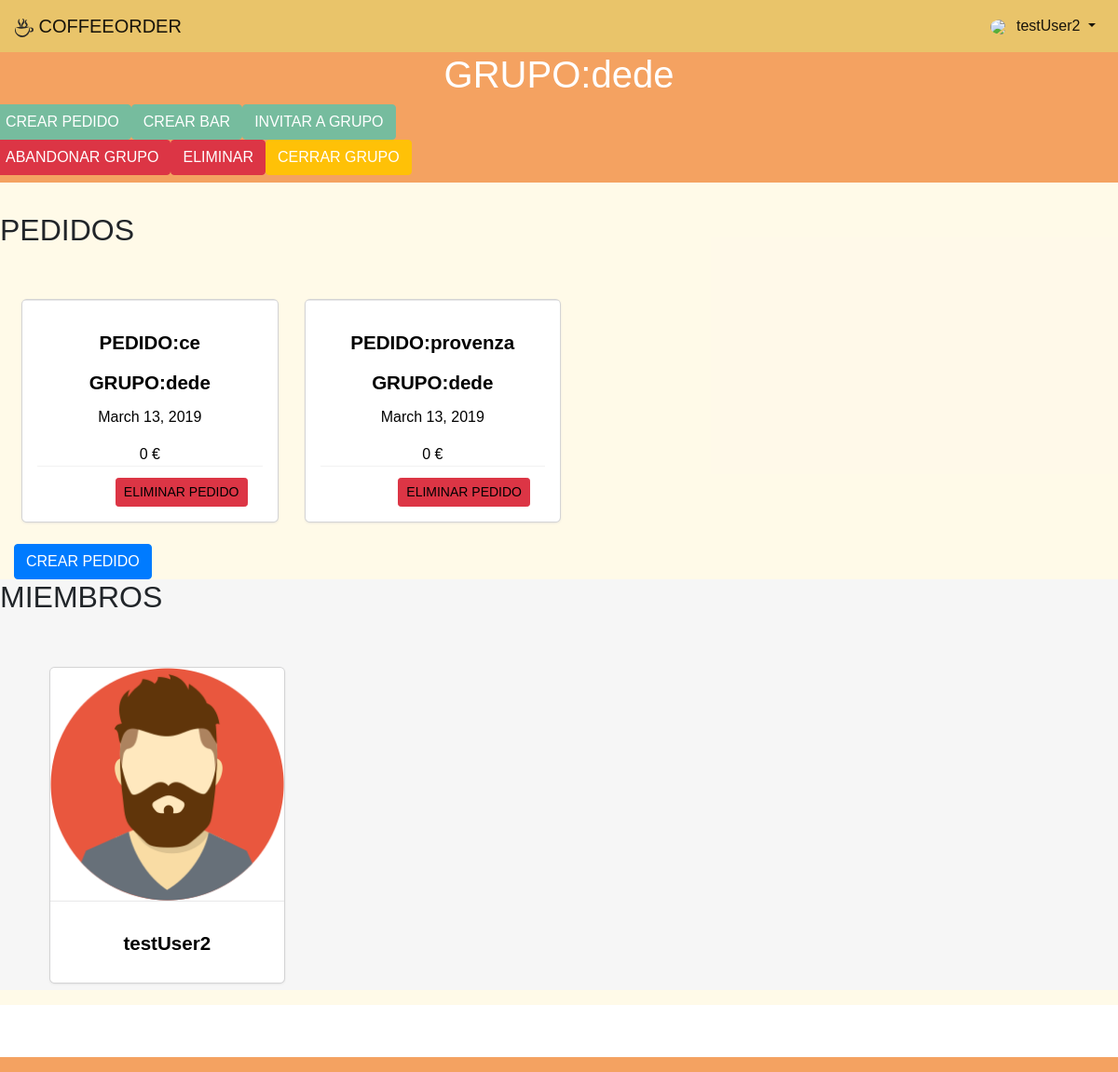
Before: /account_app/group/2 (signed in) with the older database file.
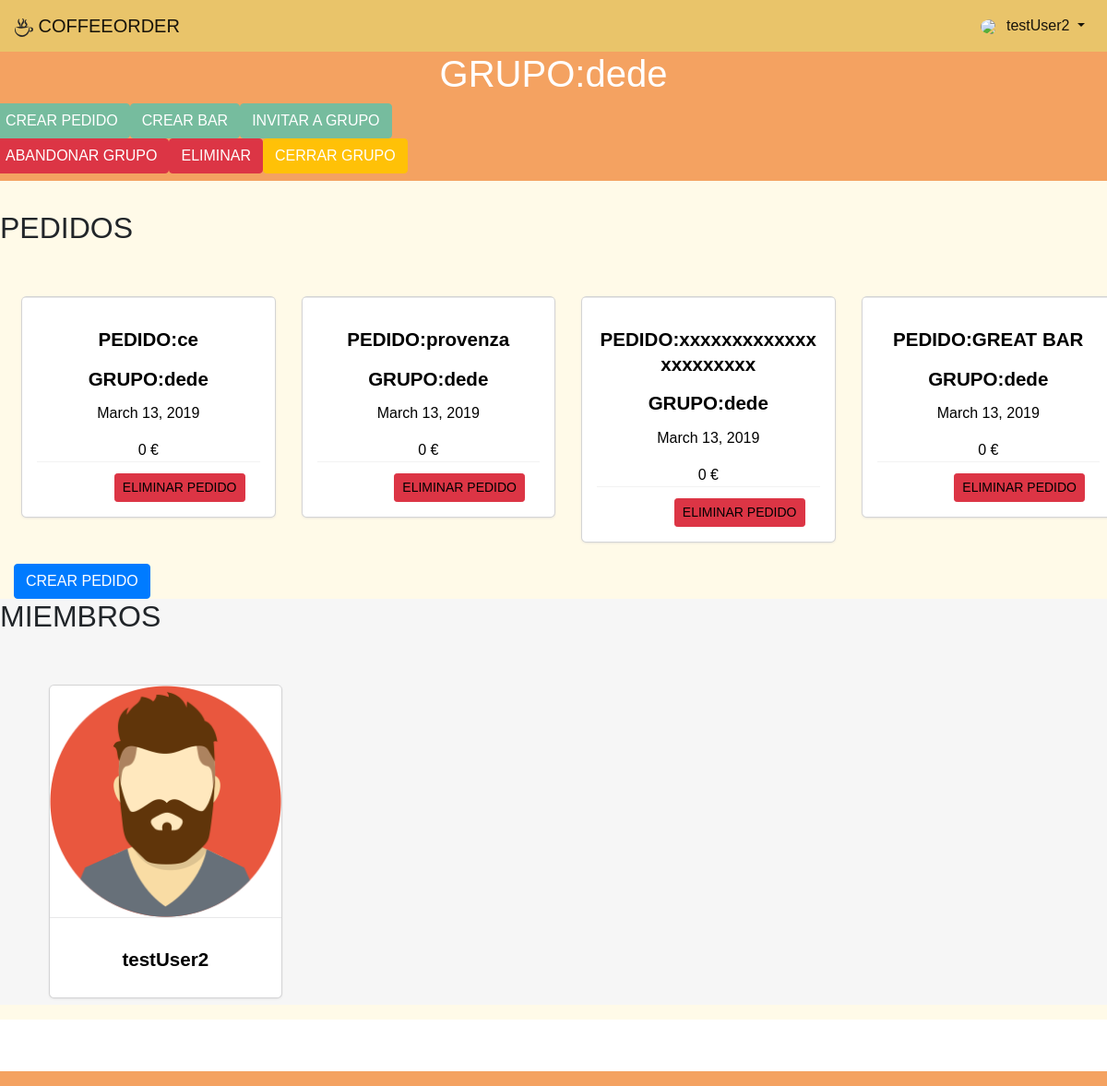
After: the same page with the newer database file.
### coffeeorder_app/model/orderlist.py (models this page shows)
class OrderList(models.Model):
    class Meta:
        pass
    created = models.DateField(blank=True)
    expiration = models.DateField(blank=True)
    total_prize = models.IntegerField(default=0)
    order_bar = models.ForeignKey(Bar, related_name='Bar', on_delete=models.PROTECT)
    order_group = models.ForeignKey(UserGroup, related_name='UserGroup', on_delete=models.PROTECT)

### coffeeorder_app/model/bar.py (models this page shows, shortened)
class Bar(models.Model):
    class Meta:
        pass
    bar_name = models.CharField(max_length=100)
    bar_description = models.TextField(max_length=500, null=True, blank=True)
    bar_color = models.CharField(max_length=100, default="yellow")
    bar_official = models.BooleanField(default=False)

### account_app/models.py (models this page shows, shortened)
class UserGroup(models.Model):
    group_name = models.CharField(max_length=100, unique=True)
    group_description = models.TextField(max_length=220, blank=True)
    max_members = models.IntegerField(default=15)
    group_color = models.CharField(max_length=100, default="white")
    group_code = models.CharField(max_length=100)
    closed = models.BooleanField(default=False)
    group_admin = models.ManyToManyField(User, related_name='groupAdmin')
    group_members = models.ManyToManyField(User, related_name='groupMembers')
    group_bar = models.ManyToManyField(Bar, related_name='group_bar')

class UserProfileInfo(models.Model):
    user = models.OneToOneField(User, on_delete=models.CASCADE, related_name="userInfo")
    profile_pic = models.CharField(choices=PROFILE_PIC_CHOICES, default='256_0.png', max_length=100)
    language = models.CharField(max_length=10,
                                choices=settings.LANGUAGES,
                                default=settings.LANGUAGE_CODE)

### account_app/views.py (the view)
# urls.py: path('group/<int:group_id>', views.get_group_page, name='get_group_page'),
@login_required
def get_group_page(request, group_id):
    group = UserGroup.objects.get(id=group_id)
    members = {}
    for g in group.group_members.all():
        user = User.objects.get(id=g.id)
        pic = UserProfileInfo.objects.get(user=user)
        members[g.id]= {
            'username' : g.username,
            'name' : g.first_name,
            'profile_pic': pic.profile_pic,
        }
        order_list = OrderList.objects.filter(order_group=group)
    if group.group_members.filter(pk=request.user.pk).exists():
        if is_admin(group_id, request.user.id):
            admin = True
        else:
            print('NO ES ADMIN...')
            admin = False
        return render(request, '{}/groupView.html'.format(app_name),{
            'group': group,
            'members': members,
            'admin': admin,
            'order_list':order_list,
        })
    else:
        return render(request, '{}/groupView.html'.format(app_name), )

### account_app/views.py (called while the page is built)
def is_admin(group_id,user_id):
    group = UserGroup.objects.get(id=group_id)
    if group.group_admin.filter(pk=user_id).exists():
        return True
    else:
        return False

### account_app/templates/account_app/groupView.html (shortened to what the changed rows need)
{% extends "base.html" %}
{% load staticfiles %}
{% block head_css_page %}
    <link href="{% static 'css/login.css' %}" rel="stylesheet" media="screen">
{% endblock head_css_page %}
{% block content %}
    <div class="jumbotron text-center">
        {% if user.is_authenticated and group %}
            <div class="row">
                <h1 class="mx-auto">GRUPO:{{ group.group_name|default:' ' }}</h1>
            </div>
        {% else %}
            <p> Este grupo no existe o no eres miembro de él.</p>
        {% endif %}
    </div>
    <div class="container-fluid">
        <div class="row">
            <h2>PEDIDOS</h2>
            <div class="card-container col-12">
                <div class="row">
                    {% for order in order_list.all %}
                        <div class="col-12 col-md-6  col-lg-3 mt-4">
                            <a href="#">
                                <div class="card">
                                    <div class="card-block" style="background-color:{{ bar.bar_color }};">
                                        <h4 class="card-title mt-3">
                                            PEDIDO:{{ order.order_bar.bar_name| default:"" }}</h4>
                                        <h2 class="card-title mt-3">GRUPO:{{ order.order_group.group_name }}</h2>
                                        <p class="card-text">{{ order.created }}</p>
                                        <p class="card-text">{{ order.total_prize }} €</p>
                                        <div class="card-footer">
                                            {% if admin %}
                                                <a class="btn  float-right btn-sm btn-danger"
                                                   href="{% url 'coffeeorder_app:delete_order_list' group.id order.id %}">ELIMINAR PEDIDO</a>
                                            {% else %}
                                                <img class="card-logo" src="/static/images/svgs/1coffee.svg">
                                            {% endif %}
                                        </div>
                                    </div>
                                 </div>
                            </a>
                        </div>
                    {% endfor %}
                </div>
            </div>
        </div>
    </div>
    <div class="container-fluid bg-grey">
        {% if user.is_authenticated and group %}
            <div class="row"><h2>MIEMBROS</h2></div>
            <div class="row card-container">
                {% for key,member in members.items %}
                    <div class="col-6 col-md-4 col-lg-3 mt-4">
                        <div class="card">
                            <img class="card-img-top"
                                 src="{% static 'images/profile_pics/' %}{{ member.profile_pic }}">
                            <div class="card-block">
                                <h4 class="card-title mt-3">{{ member.username }}</h4>
                            </div>
                        </div>
                    </div>
                {% endfor %}
            </div>
        {% else %}
            <a type="button" class="btn btn-lg btn-default" href="#"><span
                    class="glyphicon glyphicon-plus-sign"></span> Crear grupo</a>
        {% endif %}
    </div>
    </div>
{% endblock %}

### templates/base.html (shortened to what this page needs)
<!DOCTYPE html>
{% load staticfiles %}
<html>
<head>
    {% block head_css %}
        {% block head_css_site %}
            <link href="{% static 'css/bootstrap.min.css' %}" rel="stylesheet" media="screen">
            <link href="{% static 'css/basic.css' %}" rel="stylesheet" media="screen">
            <link href="{% static 'css/coffee-icon.css' %}" rel="stylesheet" media="screen">
            <link href="{% static 'css/coffee.css' %}" rel="stylesheet" media="screen">
        {% endblock head_css_site %}
        {% block head_css_page %}{% endblock head_css_page %}
    {% endblock head_css %}
</head>
<body>
<header>
    {% if user.is_authenticated %}
        <nav class="navbar navbar-expand-lg navbar-light ">
        <a class="navbar-brand" href="{% url 'index' %}">
            <div class="figure col-12">
                <img class="brand-logo" src="{% static 'images/svgs/1coffee.svg' %}"/>
                <span>COFFEEORDER</span>
            </div>
        </a>
        <div class="collapse navbar-collapse" id="navbarText">
            <ul class="navbar-nav ml-auto">
                <li class="nav-item dropdown">
                    <a class="nav-link dropdown-toggle  active" data-toggle="dropdown" href="#" role="button"
                       aria-haspopup="true" aria-expanded="false">
                        {% if request.session.profile_pic %}
                            <img class="avatar-img-nav"
                                 src="{% static 'images/profile_pics/' %}{{ request.session.profile_pic }}">
                        {% else %}
                            <img class="avatar-img-nav" src="{% static 'images/profile_pics/avatar0.png' %}">
                        {% endif %}
                        {{ request.user.username }}
                        </a>
                </li>
            </ul>
        </div>
    {% endif %}
    </nav>
</header>
<div class="content-container">
    {% block content %}
    {% endblock content %}
{% if user.is_authenticated %}
    <footer class="footer navbar">
    </footer>
{% endif %}
</body>
</html>

Changed rows visible on the page:
added OrderList: order_bar.bar_name "xxxxxxxxxxxxxxxxxxxxxx", order_group.group_name "dede", created "March 13, 2019", total_prize "0"
added OrderList: order_bar.bar_name "GREAT BAR", order_group.group_name "dede", created "March 13, 2019", total_prize "0"
